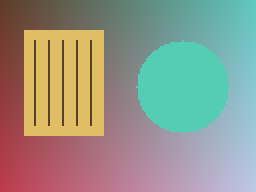
#> input picture images/sample.png, 128 x 96 px (shown 2 times larger)
$ python ColorSpaceConversion.py
#> lines starting #> are read from the running program, lines starting #| are printed output that depends on the picture
import cv2
import numpy as np
import matplotlib.pyplot as plt
from pathlib import Path

# DIP-Lab1.pdf, pages 52, 54, 55, 56, 57, 58.
# Change Img_path to use your own image.
Img_path = str(Path(__file__).resolve().parents[1] / 'images' / 'sample.png')
img = cv2.imread(Img_path)
#> img is the input picture: shape (96, 128, 3); mean B, G, R 136.8, 149.8, 148.3
if img is None:
    raise SystemExit('Image not found! Check Img_path.')

space = 'YCrCb'

# Calculation
methods = {'RGB': cv2.COLOR_BGR2RGB, 'Gray': cv2.COLOR_BGR2GRAY,
           'HSV': cv2.COLOR_BGR2HSV, 'Lab': cv2.COLOR_BGR2LAB, 'YCrCb': cv2.COLOR_BGR2YCrCb}
converted = cv2.cvtColor(img, methods[space])
#> converted: shape (96, 128, 3); mean of channels 0, 1, 2 147.8, 128.3, 121.7
# The result is the first numerical channel; lab plots show all channels.
result = converted.copy() if space == 'Gray' else converted[:, :, 0].copy()
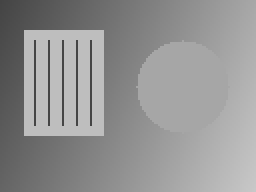
#> result: shape (96, 128) (shown 2 times larger); min 68, max 200, mean 147.8
center = converted[converted.shape[0] // 2, converted.shape[1] // 2]
#> center = [135, 134, 129]
details = {'color_space': space, 'center_pixel': center.tolist(),
           'channel_order': {'RGB': ['R', 'G', 'B'], 'Gray': ['Gray'], 'HSV': ['H', 'S', 'V'],
                             'Lab': ['L', 'a', 'b'], 'YCrCb': ['Y', 'Cr', 'Cb']}[space]}
#> details = {'color_space': 'YCrCb', 'center_pixel': [135, 134, 129], 'channel_order': ['Y', 'Cr', 'Cb']}

print("Color space:", space)
print("Channel order:", details["channel_order"])
#| Channel order: ['Y', 'Cr', 'Cb']
print("Center pixel:", center)
#| Center pixel: [135 134 129]

# Compare the color-space displays shown in the example.
hsv_display = cv2.cvtColor(img, cv2.COLOR_BGR2HSV)
#> hsv_display: shape (96, 128, 3); mean H, S, V 92.8, 98.2, 178.2
lab_display = cv2.cvtColor(img, cv2.COLOR_BGR2LAB)
#> lab_display: shape (96, 128, 3); mean of channels 0, 1, 2 159.4, 128.2, 136.3
gray_display = cv2.cvtColor(img, cv2.COLOR_BGR2GRAY)
# HSV and Lab here are encoded-channel visualizations, not natural RGB colors.

# Display
plt.figure(figsize=(10, 8))

plt.subplot(2, 2, 1)
plt.imshow(cv2.cvtColor(img, cv2.COLOR_BGR2RGB))
plt.title('RGB')
plt.axis("off")

plt.subplot(2, 2, 2)
plt.imshow(gray_display, cmap="gray", vmin=0, vmax=255)
plt.title('Grayscale')
plt.axis("off")

plt.subplot(2, 2, 3)
plt.imshow(hsv_display)
plt.title('HSV (encoded channel display)')
plt.axis("off")

plt.subplot(2, 2, 4)
plt.imshow(lab_display)
plt.title('LAB (encoded channel display)')
plt.axis("off")

plt.tight_layout()

# Inspect Y, Cr and Cb separately when YCrCb is selected.
if space == 'YCrCb':
    plt.figure(figsize=(15, 4))
    for index, name in enumerate(['Y', 'Cr', 'Cb']):
        plt.subplot(1, 3, index + 1)
        plt.imshow(converted[:, :, index], cmap='gray', vmin=0, vmax=255)
        plt.title('YCrCb: ' + name)
        plt.colorbar()
        plt.axis('off')
    plt.tight_layout()
plt.show()
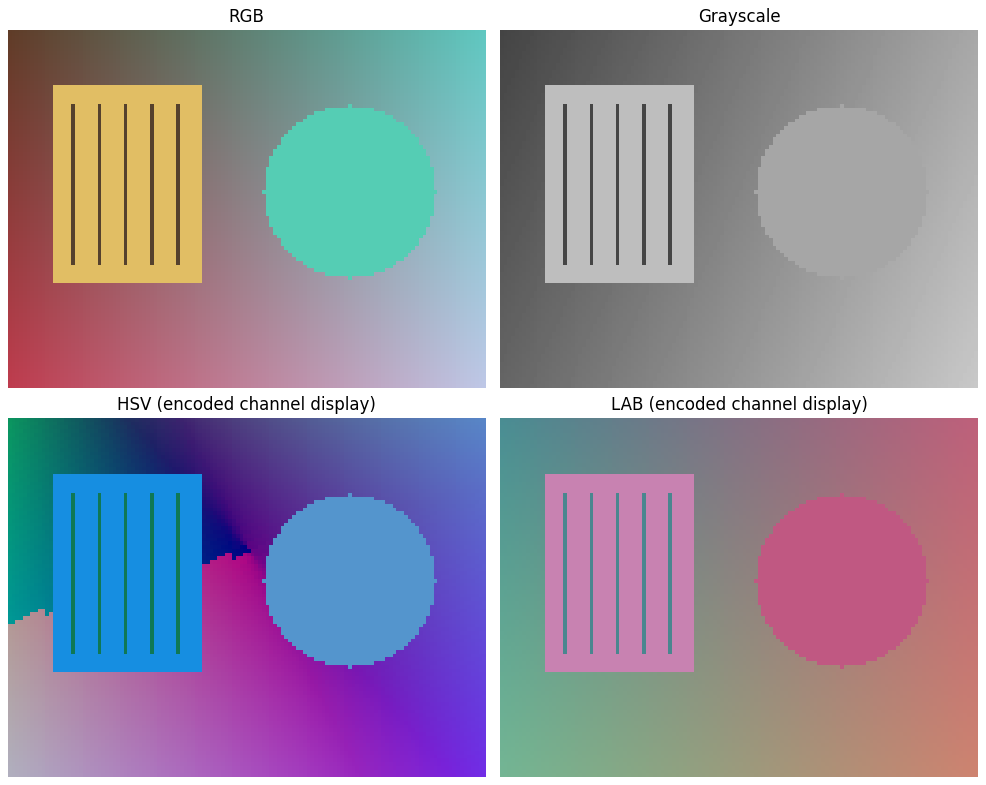
#> figure drawn by matplotlib, 4 panels
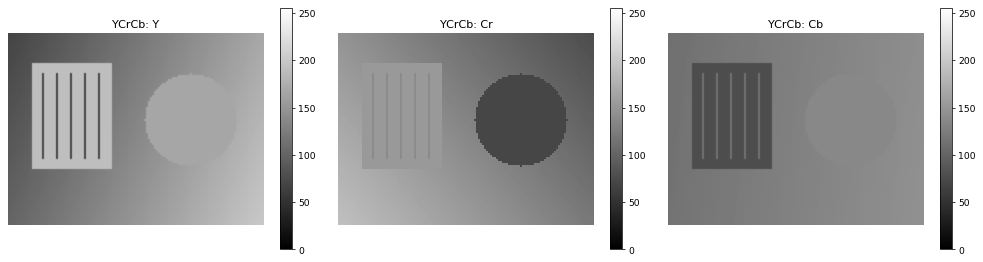
#> figure drawn by matplotlib, 6 panels
